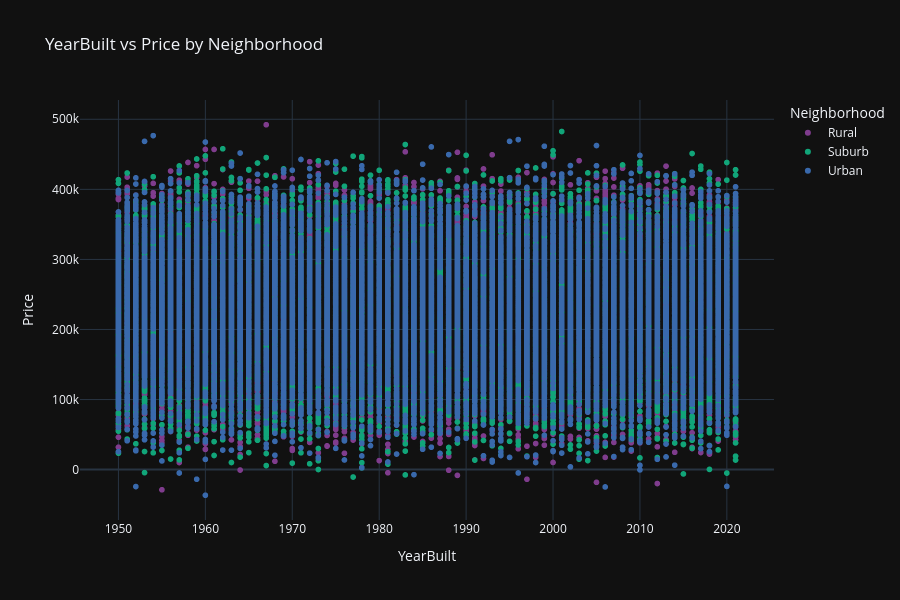

Notebook code cell kept with this figure:
### Code cell
# YearBuilt vs Price by Neighborhood
fig = px.scatter(housing_data, x='YearBuilt', y='Price', color='Neighborhood', title='YearBuilt vs Price by Neighborhood',
                 hover_data=['SquareFeet', 'Bedrooms', 'Bathrooms'], color_discrete_sequence=px.colors.qualitative.Bold)
fig.update_layout(height=600)
fig.show()

### Figure 1 — Plotly figure (JSON) as saved in the notebook; plotly's stock layout.template omitted (floating-point values rounded to 4 significant figures; data arrays with more than 128 entries replaced by an {"elided": "..."} marker saying what was removed)
{"data": [{"customdata": {"elided": "16676x3 int values"}, "hovertemplate": "Neighborhood=Rural<br>YearBuilt=%{x}<br>Price=%{y}<br>SquareFeet=%{customdata[0]}<br>Bedrooms=%{customdata[1]}<br>Bathrooms=%{customdata[2]}<extra></extra>", "legendgroup": "Rural", "marker": {"color": "rgb(127, 60, 141)", "symbol": "circle"}, "mode": "markers", "name": "Rural", "showlegend": true, "type": "scattergl", "x": {"elided": "16676 int values"}, "xaxis": "x", "y": {"elided": "16676 float values"}, "yaxis": "y"}, {"customdata": {"elided": "16721x3 int values"}, "hovertemplate": "Neighborhood=Suburb<br>YearBuilt=%{x}<br>Price=%{y}<br>SquareFeet=%{customdata[0]}<br>Bedrooms=%{customdata[1]}<br>Bathrooms=%{customdata[2]}<extra></extra>", "legendgroup": "Suburb", "marker": {"color": "rgb(17, 165, 121)", "symbol": "circle"}, "mode": "markers", "name": "Suburb", "showlegend": true, "type": "scattergl", "x": {"elided": "16721 int values"}, "xaxis": "x", "y": {"elided": "16721 float values"}, "yaxis": "y"}, {"customdata": {"elided": "16603x3 int values"}, "hovertemplate": "Neighborhood=Urban<br>YearBuilt=%{x}<br>Price=%{y}<br>SquareFeet=%{customdata[0]}<br>Bedrooms=%{customdata[1]}<br>Bathrooms=%{customdata[2]}<extra></extra>", "legendgroup": "Urban", "marker": {"color": "rgb(57, 105, 172)", "symbol": "circle"}, "mode": "markers", "name": "Urban", "showlegend": true, "type": "scattergl", "x": {"elided": "16603 int values"}, "xaxis": "x", "y": {"elided": "16603 float values"}, "yaxis": "y"}], "layout": {"height": 600, "legend": {"title": {"text": "Neighborhood"}, "tracegroupgap": 0}, "title": {"text": "YearBuilt vs Price by Neighborhood"}, "xaxis": {"anchor": "y", "domain": [0, 1], "title": {"text": "YearBuilt"}}, "yaxis": {"anchor": "x", "domain": [0, 1], "title": {"text": "Price"}}}}
